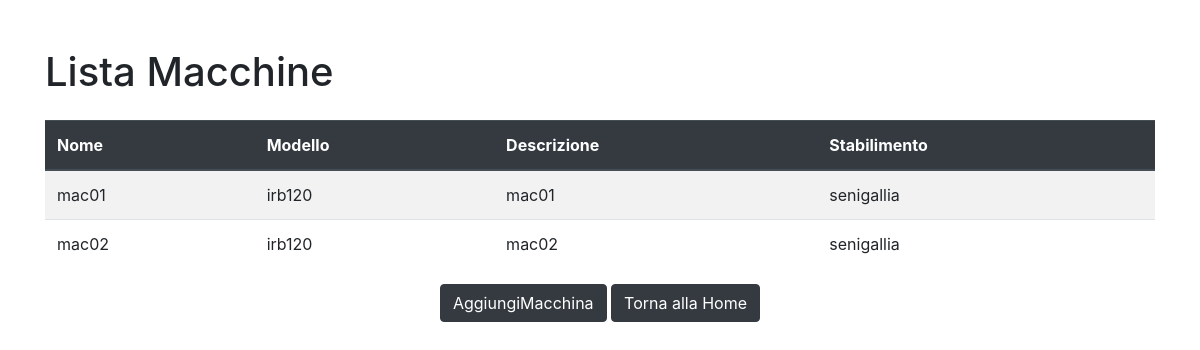
The app's page /macchine/ with its own data.
### gestione/models.py (models this page shows, shortened)
class Macchinario(models.Model):
    codiceMacchinario = models.CharField(max_length=100,primary_key=True)
    nome = models.CharField(max_length=100)
    descrizione = models.TextField()
    stabilimento = models.ForeignKey(Stabilimento, on_delete=models.CASCADE)
    modello = models.CharField(max_length=24)

class Stabilimento(models.Model):
      nome = models.CharField(max_length=100)
      descrizione = models.TextField()

### gestione/views.py (the view)
# urls.py: path('macchine/', lista_macchine, name='lista_macchine'),
def lista_macchine(request):
    macchine = Macchinario.objects.all()
    return render(request, 'gestione/lista_macchine.html', {'macchine': macchine})

### gestione/templates/gestione/lista_macchine.html (shortened to what this page needs)
<!DOCTYPE html>
<html lang="it">
<head>
    <link href="https://stackpath.bootstrapcdn.com/bootstrap/4.5.2/css/bootstrap.min.css" rel="stylesheet">
</head>
<body>
    <div class="container mt-5">
        <h1 class="mb-4">Lista Macchine</h1>
        <table class="table table-striped">
            <thead class="thead-dark">
                <tr>
                    <th>Nome</th>
                    <th>Modello</th>
                    <th>Descrizione</th>
                    <th>Stabilimento</th>
                </tr>
            </thead>
            <tbody>
                {% for macchine in macchine %}
                    <tr>
                        <td>{{ macchine.nome }}</td>
                        <td>{{ macchine.modello }}</td>
                        <td>{{ macchine.descrizione }}</td>
                        <td>{{ macchine.stabilimento.nome }}</td>
                    </tr>
                {% endfor %}
            </tbody>
        </table>
    </div>
    <div class="text-center">
        <a href="{% url 'aggiungi_macchina' %}" class="btn btn-dark">AggiungiMacchina</a>
       <a href="{% url 'home' %}" class="btn btn-dark">Torna alla Home</a>
    </div>
</body>
</html>

### records on screen
Macchinario: nome "mac01", modello "irb120", descrizione "mac01", stabilimento.nome "senigallia"
Macchinario: nome "mac02", modello "irb120", descrizione "mac02", stabilimento.nome "senigallia"
